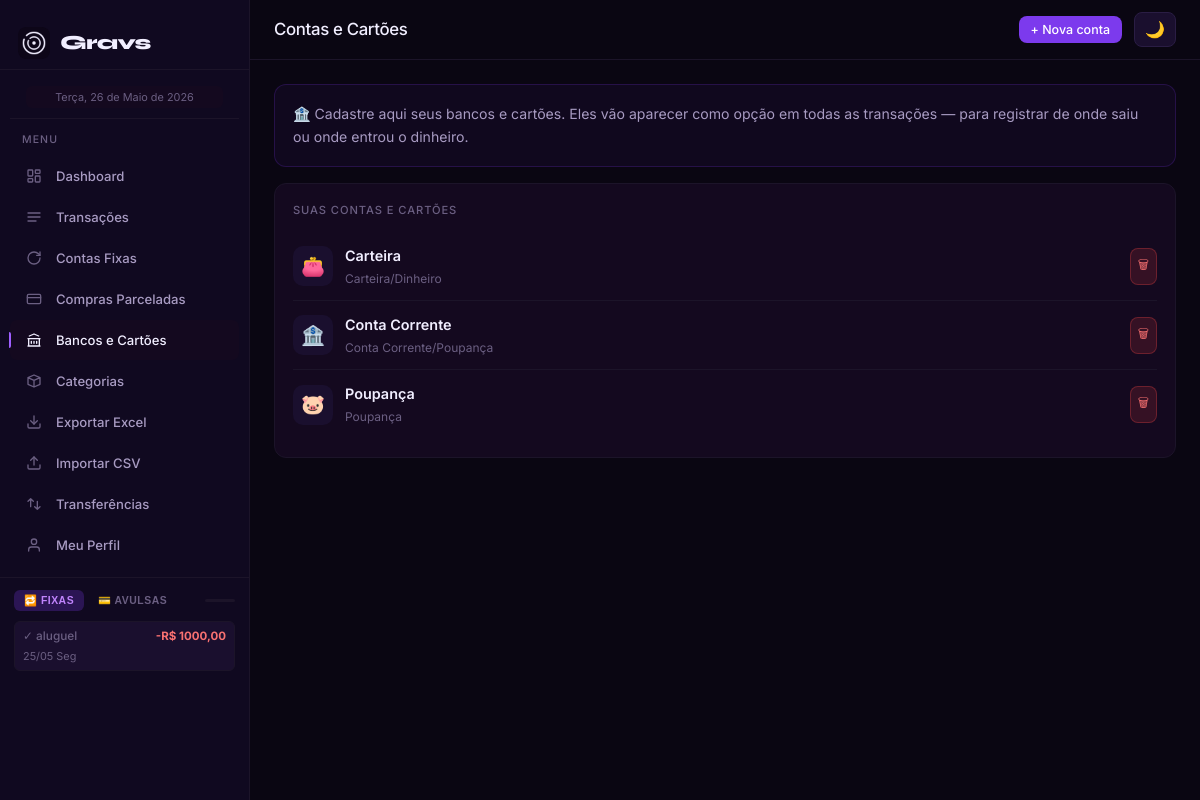
Page /contas/ (signed in) on the committed database.
### tables this page shows
CREATE TABLE contas_bancarias (
                id          INTEGER PRIMARY KEY AUTOINCREMENT,
                usuario_id  INTEGER NOT NULL,
                nome        TEXT    NOT NULL,
                tipo        TEXT    NOT NULL DEFAULT 'conta',
                icone       TEXT    NOT NULL DEFAULT '🏦',
                ativo       INTEGER DEFAULT 1,
                criado_em   TEXT    DEFAULT CURRENT_TIMESTAMP,
                FOREIGN KEY (usuario_id) REFERENCES usuarios(id) ON DELETE CASCADE,
                UNIQUE(usuario_id, nome)
            );

### routes/contas.py (the view)
@contas_bp.route("/")
@login_required
def lista():
    svc = get_services()
    contas = svc.contas_repo.listar(current_user.id)
    return render_template("contas/lista.html", contas=contas, tipos=TIPOS)

### app.py (called while the page is built)
def _configurar_login(app: Flask, container: ServiceContainer) -> None:
    login_manager = LoginManager()
    login_manager.init_app(app)
    login_manager.login_view = "auth.login"
    login_manager.login_message = "Faça login para acessar"
    login_manager.login_message_category = "info"
    @login_manager.user_loader
    def load_user(user_id: str) -> UserPrincipal | None:
        dados = container.usuarios_repo.buscar_por_id(int(user_id))
        if dados:
            return make_user_principal(dados)
        return None

### database/manager.py (called while the page is built)
    @contextmanager
    def get_conn(self) -> Generator[sqlite3.Connection, None, None]:
        conn = sqlite3.connect(
            self.db_path,
            timeout=20.0,
            check_same_thread=False,
        )
        conn.execute("PRAGMA journal_mode=WAL")
        conn.execute("PRAGMA foreign_keys = ON")
        conn.execute("PRAGMA synchronous = NORMAL")
        conn.execute("PRAGMA busy_timeout = 5000")
        conn.execute("PRAGMA cache_size = -8000")   # 8MB de cache em memória
        conn.execute("PRAGMA temp_store = MEMORY")  # tabelas temporárias em RAM
        conn.execute("PRAGMA mmap_size = 268435456") # 256MB memory-mapped I/O
        conn.row_factory = sqlite3.Row
        try:
            yield conn
            conn.commit()
        except Exception:
            conn.rollback()
            raise
        finally:
            conn.close()

### database/repositories.py (called while the page is built)
def _row_to_dict(row: sqlite3.Row | None) -> dict | None:
    if row is None:
        return None
    return dict(row)

def _rows_to_list(rows: list[sqlite3.Row]) -> list[dict]:
    return [dict(r) for r in rows]

    def buscar_por_id(self, user_id: int) -> dict | None:
        with self._db.get_conn() as conn:
            row = conn.execute(
                "SELECT id, email, senha_hash, nome, modo_contabil, "
                "COALESCE(onboarding_completo, 0) as onboarding_completo FROM usuarios "
                "WHERE id = ? AND ativo = 1",
                (int(user_id),),
            ).fetchone()
        return _row_to_dict(row)

    def listar(self, usuario_id: int) -> list:
        with self._db.get_conn() as conn:
            rows = conn.execute(
                """SELECT id, nome, tipo, icone FROM contas_bancarias
                   WHERE usuario_id = ? AND ativo = 1
                   ORDER BY nome""",
                (usuario_id,)
            ).fetchall()
        return _rows_to_list(rows)

### routes/helpers.py (called while the page is built)
def get_services() -> ServiceContainer:
    return current_app.extensions["services"]

### templates/contas/lista.html (shortened to what this page needs)
{% extends "base.html" %}
{% block page_title %}Contas e Cartões{% endblock %}
{% block topbar_actions %}
  <button class="btn btn-primary btn-sm" onclick="abrirModal()">+ Nova conta</button>
{% endblock %}
{% block content %}
<div class="card mb-16 fade-up"
     style="background:rgba(124,58,237,0.06);border-color:rgba(124,58,237,0.2)">
  <div style="font-size:0.88rem;color:var(--text2);line-height:1.6">
    🏦 Cadastre aqui seus bancos e cartões. Eles vão aparecer como opção em todas as
    transações — para registrar de onde saiu ou onde entrou o dinheiro.
  </div>
</div>
<div class="card fade-up delay-1">
  <div class="card-title mb-12">Suas contas e cartões</div>
  {% if contas %}
    <div style="max-height:420px;overflow-y:auto;scrollbar-width:thin">
      {% for c in contas %}
        <div class="conta-item">
          <div class="conta-icone">{{ c.icone }}</div>
          <div class="conta-info">
            <div class="conta-nome">{{ c.nome }}</div>
            <div class="conta-tipo">
              {% for tipo_val, icone, label in tipos %}
                {% if tipo_val == c.tipo %}{{ label }}{% endif %}
              {% endfor %}
            </div>
          </div>
          <form method="POST" action="{{ url_for('contas.deletar', conta_id=c.id) }}"
                onsubmit="return confirm('Remover {{ c.nome|e }}?')">
            <button type="submit" class="btn btn-danger btn-sm btn-icon"
                    title="Remover">🗑</button>
          </form>
        </div>
      {% endfor %}
    </div>
  {% else %}
    <div class="empty-state">
      <div class="empty-icon">🏦</div>
      <div style="font-size:1rem;font-weight:600">Nenhuma conta cadastrada</div>
      <p>Adicione seus bancos e cartões para registrar de onde vem e para onde vai seu dinheiro</p>
    </div>
  {% endif %}
</div>
{% endblock %}

### templates/base.html (style rules this page uses)
:root { --bg: #0a0612; --bg2: #100920; --bg3: #160d28; --surface: #14091f; --surface2: #1a0f2e; --surface3: #221540; --border: #1c1429; --border2: #2a1d44; --border3: #3a2860; --purple: #7c3aed; --purple2: #9f5fff; --purple3: #c084fc; --cyan: #06b6d4; --cyan2: #22d3ee; --gold2: #fbbf24; --green2: #34d399; --green-bg: rgba(52,211,153,0.10); --red2: #f87171; --red-bg: rgba(248,113,113,0.10); --text: #f1eeff; --text2: #a89bc2; --text3: #6b5f82; --radius: 12px; --radius-sm: 8px; --radius-lg: 14px; --shadow: none; --shadow-lg: none; --font-display: 'Inter', system-ui, sans-serif; --font-body: 'Inter', system-ui, sans-serif; --nav-w: 250px; --bottom-nav-h: 0px; }
*, *::before, *::after { box-sizing: border-box; margin: 0; padding: 0; }
html { scroll-behavior: smooth; }
body { font-family: var(--font-body); background: var(--bg); color: var(--text); min-height: 100vh; line-height: 1.6; font-size: 15px; -webkit-font-smoothing: antialiased; }
.card { background: var(--surface); border: 0.5px solid var(--border); border-radius: var(--radius); padding: 18px; position: relative; transition: border-color 0.18s ease; }
.card-title { font-size: 0.7rem; font-weight: 500; letter-spacing: 0.08em; text-transform: uppercase; color: var(--text3); margin-bottom: 12px; }
.btn { display: inline-flex; align-items: center; gap: 8px; padding: 10px 18px; border-radius: var(--radius-sm); font-family: var(--font-body); font-size: 0.95rem; font-weight: 500; cursor: pointer; border: none; text-decoration: none; transition: all 0.18s; white-space: nowrap; }
.btn-primary { background: var(--purple); color: white; }
.btn-danger { background: rgba(239,68,68,0.15); color: var(--red2); border: 1px solid rgba(239,68,68,0.3); }
.btn-sm { padding: 6px 12px; font-size: 0.78rem; }
.btn-icon { padding: 7px; border-radius: var(--radius-sm); }
.mb-16 { margin-bottom: 16px; }
.fade-up { animation: fadeUp 0.4s ease both; }
.delay-1 { animation-delay: 0.05s; }

### templates/contas/lista.html (style rules this page uses)
.conta-item { display: flex; align-items: center; gap: 12px; padding: 12px 0; border-bottom: 1px solid var(--border); }
.conta-item:last-child { border-bottom: none; }
.conta-icone { width: 40px; height: 40px; border-radius: 10px; background: var(--surface2); display: flex; align-items: center; justify-content: center; font-size: 1.2rem; flex-shrink: 0; }
.conta-info { flex: 1; min-width: 0; }
.conta-nome { font-weight: 600; color: var(--text); font-size: 0.9rem; }
.conta-tipo { font-size: 0.75rem; color: var(--text3); margin-top: 2px; }

### rows in the picture
contas_bancarias: icone "👛", nome "Carteira", tipos "Carteira/Dinheiro"
contas_bancarias: icone "🏦", nome "Conta Corrente", tipos "Conta Corrente/Poupança"
contas_bancarias: icone "🐷", nome "Poupança", tipos "Poupança"
